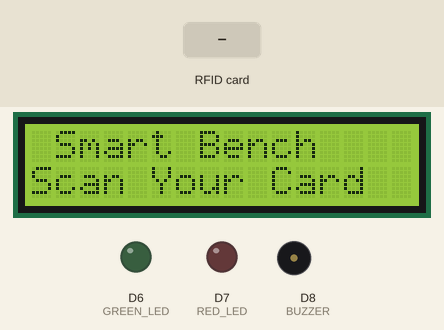
Recording of a sketch running on a simulated Arduino Uno R4 WiFi. On the bench: 16×2 character LCD, output pins drawn as LEDs (lit = HIGH), buzzer (waves = sounding). The test bench sets the inputs (shaded band). WiFi joins after 1.5 s; servers stay silent unless stated; uploads are accepted with an empty reply; what the sketch prints to the serial monitor is not drawn.

Above: at 6.3 s.
6.4 s: RFID card 4F 58 0B 2E held to the reader
At 8.9 s:
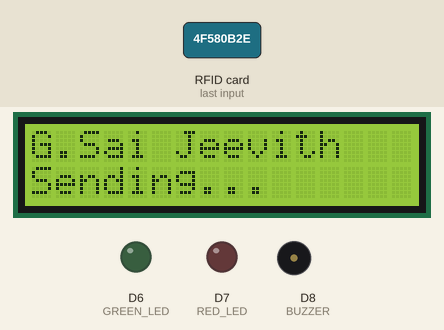
9.4 s: RFID card 5E 7A 19 C4 held to the reader
At 11.8 s:
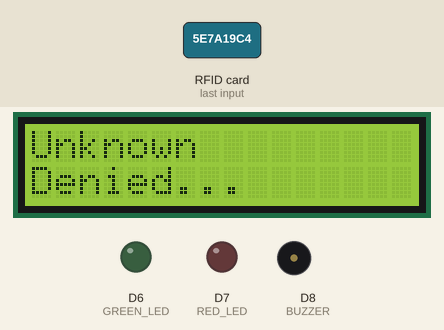
12.3 s: RFID card CF D6 6C 2E held to the reader
At 15.1 s:
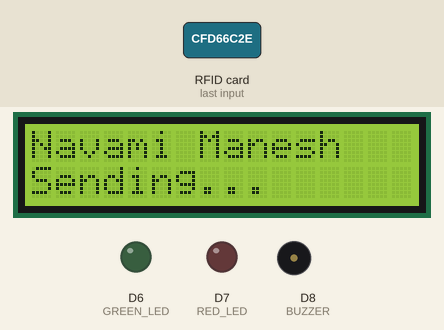
15.3 s: RFID card 0F B2 9F 2E held to the reader
At 19.0 s:
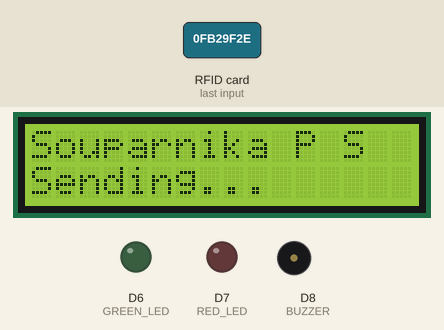
Timing chart, 0 to 20.5 s (numbered marks = the images above; inputs shaded):
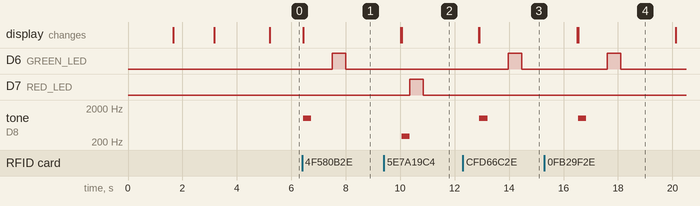

Measured:
- after the input at 6.4 s, D6 (GREEN_LED): LOW → HIGH after 1.1 s, → LOW 0.50 s later; tone on D8 (BUZZER): silent → 1000 Hz at once, → silent 0.30 s later; the display: changes at once (image 1)
- after the input at 9.4 s, D7 (RED_LED): LOW → HIGH after 0.95 s, → LOW 0.50 s later; tone on D8 (BUZZER): silent → 300 Hz after 0.65 s, → silent 0.30 s later; the display: first differs from a run without the input after 0.65 s (image 2)
- after the input at 12.3 s, D6 (GREEN_LED): LOW → HIGH after 1.7 s, → LOW 0.50 s later; tone on D8 (BUZZER): silent → 1000 Hz after 0.61 s, → silent 0.30 s later; the display: first differs from a run without the input after 0.61 s (image 3)
- after the input at 15.3 s, D6 (GREEN_LED): LOW → HIGH after 2.3 s, → LOW 0.50 s later; tone on D8 (BUZZER): silent → 1000 Hz after 1.2 s, → silent 0.30 s later; the display: first differs from a run without the input after 1.2 s (image 4)

The sketch:

attendance_system.ino
```cpp
/*
 * ============================================================
 *  Smart Bench — RFID Attendance System
 *  Board   : Arduino UNO R4 WiFi
 *  Backend : Hyperledger Fabric Gateway (Node.js, port 3001)
 * ============================================================
 */

#include <LiquidCrystal_I2C.h>
#include <MFRC522.h>
#include <SPI.h>
#include <WiFiS3.h>
#include <Wire.h>

// LCD
LiquidCrystal_I2C lcd(0x27, 16, 2);

// RFID
#define SS_PIN 10
#define RST_PIN 9
MFRC522 rfid(SS_PIN, RST_PIN);

// Output Pins
#define GREEN_LED 6
#define RED_LED 7
#define BUZZER 8

// Wi-Fi
const char *WIFI_SSID = "Nirmal grorge";
const char *WIFI_PASSWORD = "123456789";

// Backend
const char *BACKEND_HOST = "192.168.29.127";
const int BACKEND_PORT = 3001;
const char *BACKEND_PATH = "/api/attendance";

// Users
struct User {
  byte uid[4];
  String name;
};

User authorizedUsers[] = {
    {{0x4F, 0x58, 0x0B, 0x2E}, "G.Sai Jeevith"},
    {{0xCF, 0xD6, 0x6C, 0x2E}, "Navami Manesh"},
    {{0x0F, 0xB2, 0x9F, 0x2E}, "Souparnika P S"},
    {{0xCF, 0xF9, 0x00, 0x2E}, "Pavan Kumar N"},
    {{0xC2, 0x9D, 0x16, 0x1B}, "Palakuri Manoj Kumar | ID:30066"}};

const int USER_COUNT = sizeof(authorizedUsers) / sizeof(User);

// ─── SHA256 Simplified Placeholder ─────────────────────────
// NOTE: Replace with your previously working full SHA256 implementation if
// needed
String computeSHA256(String input) {
  // Simple fallback hash-like output for testing
  String hash = "";
  for (unsigned int i = 0; i < input.length(); i++) {
    hash += String((int)input[i], HEX);
  }

  while (hash.length() < 64) {
    hash += "0";
  }

  return hash.substring(0, 64);
}

// ─── Helpers ───────────────────────────────────────────────
bool compareUID(byte *a, byte *b) {
  for (byte i = 0; i < 4; i++) {
    if (a[i] != b[i])
      return false;
  }
  return true;
}

String getUIDString(byte *uid) {
  String s = "";
  for (byte i = 0; i < 4; i++) {
    if (uid[i] < 0x10)
      s += "0";
    s += String(uid[i], HEX);
  }
  s.toUpperCase();
  return s;
}

String jsonEscape(String s) {
  String out = "";
  for (unsigned int i = 0; i < s.length(); i++) {
    char c = s.charAt(i);
    if (c == '"')
      out += "\\\"";
    else if (c == '\\')
      out += "\\\\";
    else
      out += c;
  }
  return out;
}

// ─── Send to Hyperledger Backend ───────────────────────────
void postToFabric(String hash, String name, String status) {
  WiFiClient client;

  Serial.println("Connecting to backend...");

  if (!client.connect(BACKEND_HOST, BACKEND_PORT)) {
    Serial.println("Backend connection failed");
    return;
  }

  String body = "{\"studentHash\":\"" + hash + "\",\"name\":\"" +
                jsonEscape(name) + "\",\"status\":\"" + jsonEscape(status) +
                "\"}";

  client.println("POST " + String(BACKEND_PATH) + " HTTP/1.0");
  client.println("Host: " + String(BACKEND_HOST));
  client.println("Content-Type: application/json");
  client.println("Content-Length: " + String(body.length()));
  client.println("Connection: close");
  client.println();
  client.print(body);

  delay(500);

  while (client.available()) {
    Serial.write(client.read());
  }

  client.stop();

  Serial.println("Attendance sent to Hyperledger");
}

// ─── Setup ─────────────────────────────────────────────────
void setup() {
  Serial.begin(9600);

  SPI.begin();
  rfid.PCD_Init();

  lcd.init();
  lcd.backlight();

  pinMode(GREEN_LED, OUTPUT);
  pinMode(RED_LED, OUTPUT);
  pinMode(BUZZER, OUTPUT);

  lcd.setCursor(0, 0);
  lcd.print(" Smart Bench ");
  lcd.setCursor(0, 1);
  lcd.print(" Blockchain ");
  delay(1500);

  lcd.clear();
  lcd.print("Joining WiFi");

  WiFi.begin(WIFI_SSID, WIFI_PASSWORD);

  int attempts = 0;
  while (WiFi.status() != WL_CONNECTED && attempts < 30) {
    delay(500);
    Serial.print(".");
    attempts++;
  }

  lcd.clear();

  if (WiFi.status() == WL_CONNECTED) {
    Serial.println("\nWiFi Connected");
    lcd.print("WiFi Connected");
    delay(2000);
  } else {
    Serial.println("\nWiFi Failed");
    lcd.print("WiFi Failed");
    delay(2000);
  }

  lcd.clear();
  lcd.setCursor(0, 0);
  lcd.print(" Smart Bench ");
  lcd.setCursor(0, 1);
  lcd.print("Scan Your Card");
}

// ─── Main Loop ─────────────────────────────────────────────
void loop() {
  if (!rfid.PICC_IsNewCardPresent() || !rfid.PICC_ReadCardSerial())
    return;

  byte scannedUID[4];

  for (byte i = 0; i < 4; i++) {
    scannedUID[i] = rfid.uid.uidByte[i];
  }

  String uidString = getUIDString(scannedUID);

  Serial.print("Scanned UID: ");
  Serial.println(uidString);

  String userName = "Unknown";
  String statusText = "Access Denied";
  bool authorized = false;

  for (int i = 0; i < USER_COUNT; i++) {
    if (compareUID(scannedUID, authorizedUsers[i].uid)) {
      authorized = true;
      userName = authorizedUsers[i].name;
      statusText = "Access Granted";
      break;
    }
  }

  String hash = computeSHA256(uidString);

  Serial.print("Hash: ");
  Serial.println(hash);

  lcd.clear();
  lcd.setCursor(0, 0);
  lcd.print(userName.substring(0, 16));
  lcd.setCursor(0, 1);
  lcd.print(authorized ? "Sending..." : "Denied...");

  tone(BUZZER, authorized ? 1000 : 300);
  delay(300);
  noTone(BUZZER);

  if (authorized && WiFi.status() == WL_CONNECTED) {
    postToFabric(hash, userName, statusText);

    digitalWrite(GREEN_LED, HIGH);
    delay(500);
    digitalWrite(GREEN_LED, LOW);
  } else {
    digitalWrite(RED_LED, HIGH);
    delay(500);
    digitalWrite(RED_LED, LOW);
  }

  rfid.PICC_HaltA();
  rfid.PCD_StopCrypto1();

  delay(2000);

  lcd.clear();
  lcd.setCursor(0, 0);
  lcd.print(" Smart Bench ");
  lcd.setCursor(0, 1);
  lcd.print("Scan Your Card");
}
```
